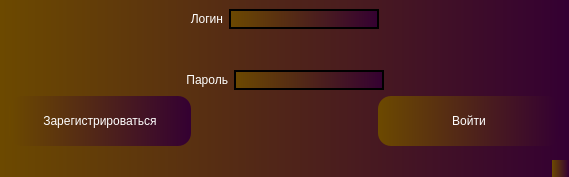
<?xml version="1.0" encoding="UTF-8"?>
<ui version="4.0">
 <class>MainWindow</class>
 <widget class="QMainWindow" name="MainWindow">
  <property name="geometry">
   <rect>
    <x>0</x>
    <y>0</y>
    <width>569</width>
    <height>177</height>
   </rect>
  </property>
  <property name="sizePolicy">
   <sizepolicy hsizetype="Expanding" vsizetype="Expanding">
    <horstretch>0</horstretch>
    <verstretch>0</verstretch>
   </sizepolicy>
  </property>
  <property name="minimumSize">
   <size>
    <width>0</width>
    <height>0</height>
   </size>
  </property>
  <property name="maximumSize">
   <size>
    <width>16777215</width>
    <height>16777215</height>
   </size>
  </property>
  <property name="windowTitle">
   <string>Окно регистрации/Входа</string>
  </property>
  <property name="styleSheet">
   <string notr="true">color: rgb(255, 255, 255);
background-color: qlineargradient(spread:pad, x1:0, y1:0, x2:1, y2:0, stop:0 rgba(108, 73, 0, 255), stop:1 rgba(52, 0, 50, 255));</string>
  </property>
  <widget class="QWidget" name="centralwidget">
   <layout class="QGridLayout" name="gridLayout">
    <item row="1" column="0">
     <layout class="QVBoxLayout" name="verticalLayout">
      <item>
       <layout class="QHBoxLayout" name="horizontalLayout_2">
        <item>
         <spacer name="horizontalSpacer_5">
          <property name="orientation">
           <enum>Qt::Horizontal</enum>
          </property>
          <property name="sizeHint" stdset="0">
           <size>
            <width>40</width>
            <height>20</height>
           </size>
          </property>
         </spacer>
        </item>
        <item>
         <widget class="QLabel" name="label_2">
          <property name="sizePolicy">
           <sizepolicy hsizetype="Fixed" vsizetype="Preferred">
            <horstretch>0</horstretch>
            <verstretch>0</verstretch>
           </sizepolicy>
          </property>
          <property name="minimumSize">
           <size>
            <width>30</width>
            <height>0</height>
           </size>
          </property>
          <property name="maximumSize">
           <size>
            <width>16777215</width>
            <height>16777215</height>
           </size>
          </property>
          <property name="styleSheet">
           <string notr="true">border-radius: 13px;
background-color: rgba(255, 255, 255, 0);
border: 0px;</string>
          </property>
          <property name="text">
           <string>Пароль</string>
          </property>
          <property name="alignment">
           <set>Qt::AlignRight|Qt::AlignTrailing|Qt::AlignVCenter</set>
          </property>
         </widget>
        </item>
        <item>
         <widget class="QLineEdit" name="lineEdit_2">
          <property name="minimumSize">
           <size>
            <width>150</width>
            <height>0</height>
           </size>
          </property>
          <property name="maximumSize">
           <size>
            <width>150</width>
            <height>16777215</height>
           </size>
          </property>
          <property name="styleSheet">
           <string notr="true">border-radius: 13px;
border: 2px solid;</string>
          </property>
         </widget>
        </item>
        <item>
         <spacer name="horizontalSpacer_2">
          <property name="orientation">
           <enum>Qt::Horizontal</enum>
          </property>
          <property name="sizeHint" stdset="0">
           <size>
            <width>40</width>
            <height>20</height>
           </size>
          </property>
         </spacer>
        </item>
       </layout>
      </item>
      <item>
       <layout class="QHBoxLayout" name="horizontalLayout">
        <item>
         <widget class="QPushButton" name="pushButton">
          <property name="sizePolicy">
           <sizepolicy hsizetype="Expanding" vsizetype="Fixed">
            <horstretch>0</horstretch>
            <verstretch>0</verstretch>
           </sizepolicy>
          </property>
          <property name="minimumSize">
           <size>
            <width>0</width>
            <height>50</height>
           </size>
          </property>
          <property name="styleSheet">
           <string notr="true">border: 2px;
border-radius: 13px;</string>
          </property>
          <property name="text">
           <string>Зарегистрироваться</string>
          </property>
         </widget>
        </item>
        <item>
         <spacer name="horizontalSpacer_3">
          <property name="orientation">
           <enum>Qt::Horizontal</enum>
          </property>
          <property name="sizeHint" stdset="0">
           <size>
            <width>40</width>
            <height>20</height>
           </size>
          </property>
         </spacer>
        </item>
        <item>
         <widget class="QPushButton" name="pushButton_2">
          <property name="sizePolicy">
           <sizepolicy hsizetype="Expanding" vsizetype="Fixed">
            <horstretch>0</horstretch>
            <verstretch>0</verstretch>
           </sizepolicy>
          </property>
          <property name="minimumSize">
           <size>
            <width>0</width>
            <height>50</height>
           </size>
          </property>
          <property name="styleSheet">
           <string notr="true">border: 2px;
border-radius: 13px;</string>
          </property>
          <property name="text">
           <string>Войти</string>
          </property>
         </widget>
        </item>
       </layout>
      </item>
     </layout>
    </item>
    <item row="0" column="0">
     <layout class="QVBoxLayout" name="verticalLayout_2">
      <item>
       <layout class="QHBoxLayout" name="horizontalLayout_3">
        <item>
         <spacer name="horizontalSpacer_4">
          <property name="orientation">
           <enum>Qt::Horizontal</enum>
          </property>
          <property name="sizeHint" stdset="0">
           <size>
            <width>40</width>
            <height>20</height>
           </size>
          </property>
         </spacer>
        </item>
        <item>
         <widget class="QLabel" name="label">
          <property name="enabled">
           <bool>true</bool>
          </property>
          <property name="sizePolicy">
           <sizepolicy hsizetype="Fixed" vsizetype="Preferred">
            <horstretch>0</horstretch>
            <verstretch>0</verstretch>
           </sizepolicy>
          </property>
          <property name="minimumSize">
           <size>
            <width>0</width>
            <height>0</height>
           </size>
          </property>
          <property name="layoutDirection">
           <enum>Qt::LeftToRight</enum>
          </property>
          <property name="styleSheet">
           <string notr="true">border-radius: 13px;
background-color: rgba(255, 255, 255, 0);
border: 0px;</string>
          </property>
          <property name="text">
           <string>Логин</string>
          </property>
          <property name="alignment">
           <set>Qt::AlignRight|Qt::AlignTrailing|Qt::AlignVCenter</set>
          </property>
         </widget>
        </item>
        <item>
         <widget class="QLineEdit" name="lineEdit">
          <property name="minimumSize">
           <size>
            <width>150</width>
            <height>0</height>
           </size>
          </property>
          <property name="maximumSize">
           <size>
            <width>150</width>
            <height>16777215</height>
           </size>
          </property>
          <property name="styleSheet">
           <string notr="true">border-radius: 13px;
border: 2px solid;</string>
          </property>
         </widget>
        </item>
        <item>
         <spacer name="horizontalSpacer">
          <property name="orientation">
           <enum>Qt::Horizontal</enum>
          </property>
          <property name="sizeHint" stdset="0">
           <size>
            <width>40</width>
            <height>20</height>
           </size>
          </property>
         </spacer>
        </item>
       </layout>
      </item>
      <item>
       <spacer name="verticalSpacer">
        <property name="orientation">
         <enum>Qt::Vertical</enum>
        </property>
        <property name="sizeHint" stdset="0">
         <size>
          <width>20</width>
          <height>40</height>
         </size>
        </property>
       </spacer>
      </item>
     </layout>
    </item>
   </layout>
  </widget>
  <widget class="QMenuBar" name="menubar">
   <property name="geometry">
    <rect>
     <x>0</x>
     <y>0</y>
     <width>569</width>
     <height>21</height>
    </rect>
   </property>
  </widget>
  <widget class="QStatusBar" name="statusbar"/>
 </widget>
 <resources/>
 <connections/>
</ui>
